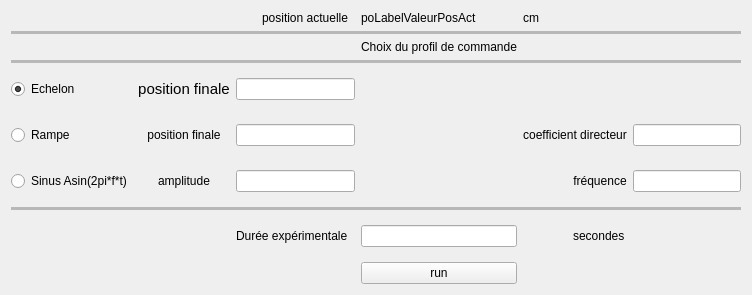
      <widget class="QWidget" name="positionTab">
       <property name="autoFillBackground">
        <bool>true</bool>
       </property>
       <attribute name="title">
        <string>Position</string>
       </attribute>
       <layout class="QGridLayout" name="gridLayout">
        <item row="5" column="8" colspan="2">
         <widget class="QLabel" name="label_8">
          <property name="text">
           <string>coefficient directeur</string>
          </property>
          <property name="alignment">
           <set>Qt::AlignCenter</set>
          </property>
         </widget>
        </item>
        <item row="6" column="9">
         <widget class="QLabel" name="label_7">
          <property name="text">
           <string>fréquence</string>
          </property>
          <property name="alignment">
           <set>Qt::AlignCenter</set>
          </property>
         </widget>
        </item>
        <item row="7" column="0" colspan="11">
         <widget class="Line" name="line_3">
          <property name="autoFillBackground">
           <bool>true</bool>
          </property>
          <property name="frameShadow">
           <enum>QFrame::Sunken</enum>
          </property>
          <property name="lineWidth">
           <number>0</number>
          </property>
          <property name="midLineWidth">
           <number>3</number>
          </property>
          <property name="orientation">
           <enum>Qt::Horizontal</enum>
          </property>
         </widget>
        </item>
        <item row="6" column="10">
         <widget class="QLineEdit" name="lineEditFreq_p">
          <property name="text">
           <string/>
          </property>
         </widget>
        </item>
        <item row="5" column="0" colspan="2">
         <widget class="QRadioButton" name="radioButtonRam_p">
          <property name="text">
           <string>Rampe</string>
          </property>
          <attribute name="buttonGroup">
           <string notr="true">buttonGroup_p</string>
          </attribute>
         </widget>
        </item>
        <item row="6" column="2">
         <widget class="QLabel" name="label_6">
          <property name="text">
           <string>amplitude</string>
          </property>
          <property name="alignment">
           <set>Qt::AlignCenter</set>
          </property>
         </widget>
        </item>
        <item row="5" column="2">
         <widget class="QLabel" name="label_5">
          <property name="text">
           <string>position finale</string>
          </property>
          <property name="alignment">
           <set>Qt::AlignCenter</set>
          </property>
         </widget>
        </item>
        <item row="5" column="10">
         <widget class="QLineEdit" name="lineEditCoefDir_p">
          <property name="text">
           <string/>
          </property>
         </widget>
        </item>
        <item row="8" column="9">
         <widget class="QLabel" name="label_14">
          <property name="text">
           <string>secondes</string>
          </property>
         </widget>
        </item>
        <item row="8" column="7">
         <widget class="QLineEdit" name="lineEditDur_p">
          <property name="text">
           <string/>
          </property>
         </widget>
        </item>
        <item row="1" column="0" colspan="11">
         <widget class="Line" name="line">
          <property name="autoFillBackground">
           <bool>true</bool>
          </property>
          <property name="frameShadow">
           <enum>QFrame::Sunken</enum>
          </property>
          <property name="lineWidth">
           <number>0</number>
          </property>
          <property name="midLineWidth">
           <number>3</number>
          </property>
          <property name="orientation">
           <enum>Qt::Horizontal</enum>
          </property>
         </widget>
        </item>
        <item row="8" column="10">
         <spacer name="verticalSpacer_4">
          <property name="orientation">
           <enum>Qt::Vertical</enum>
          </property>
          <property name="sizeType">
           <enum>QSizePolicy::Expanding</enum>
          </property>
          <property name="sizeHint" stdset="0">
           <size>
            <width>20</width>
            <height>40</height>
           </size>
          </property>
         </spacer>
        </item>
        <item row="5" column="7">
         <spacer name="verticalSpacer_2">
          <property name="orientation">
           <enum>Qt::Vertical</enum>
          </property>
          <property name="sizeHint" stdset="0">
           <size>
            <width>20</width>
            <height>40</height>
           </size>
          </property>
         </spacer>
        </item>
        <item row="4" column="7">
         <spacer name="verticalSpacer">
          <property name="orientation">
           <enum>Qt::Vertical</enum>
          </property>
          <property name="sizeHint" stdset="0">
           <size>
            <width>20</width>
            <height>40</height>
           </size>
          </property>
         </spacer>
        </item>
        <item row="2" column="7">
         <widget class="QLabel" name="label_2">
          <property name="text">
           <string>Choix du profil de commande</string>
          </property>
          <property name="alignment">
           <set>Qt::AlignCenter</set>
          </property>
         </widget>
        </item>
        <item row="6" column="7">
         <spacer name="verticalSpacer_3">
          <property name="orientation">
           <enum>Qt::Vertical</enum>
          </property>
          <property name="sizeHint" stdset="0">
           <size>
            <width>20</width>
            <height>40</height>
           </size>
          </property>
         </spacer>
        </item>
        <item row="3" column="0" colspan="11">
         <widget class="Line" name="line_2">
          <property name="autoFillBackground">
           <bool>true</bool>
          </property>
          <property name="frameShadow">
           <enum>QFrame::Sunken</enum>
          </property>
          <property name="lineWidth">
           <number>0</number>
          </property>
          <property name="midLineWidth">
           <number>3</number>
          </property>
          <property name="orientation">
           <enum>Qt::Horizontal</enum>
          </property>
         </widget>
        </item>
        <item row="9" column="7">
         <widget class="QPushButton" name="run_p">
          <property name="text">
           <string>run</string>
          </property>
         </widget>
        </item>
        <item row="4" column="3" colspan="4">
         <widget class="QLineEdit" name="lineEditPosFEch_p">
          <property name="text">
           <string/>
          </property>
         </widget>
        </item>
        <item row="0" column="8">
         <widget class="QLabel" name="label_3">
          <property name="text">
           <string>cm</string>
          </property>
         </widget>
        </item>
        <item row="0" column="5">
         <widget class="QLabel" name="label">
          <property name="text">
           <string>position actuelle</string>
          </property>
         </widget>
        </item>
        <item row="0" column="7">
         <widget class="QLabel" name="poLabelValeurPosAct_p">
          <property name="text">
           <string>poLabelValeurPosAct</string>
          </property>
         </widget>
        </item>
        <item row="5" column="3" colspan="4">
         <widget class="QLineEdit" name="lineEditPosFRam_p">
          <property name="text">
           <string/>
          </property>
         </widget>
        </item>
        <item row="6" column="3" colspan="4">
         <widget class="QLineEdit" name="lineEditAmp_p">
          <property name="text">
           <string/>
          </property>
         </widget>
        </item>
        <item row="4" column="2">
         <widget class="QLabel" name="label_4">
          <property name="font">
           <font>
            <pointsize>11</pointsize>
           </font>
          </property>
          <property name="text">
           <string>position finale</string>
          </property>
          <property name="alignment">
           <set>Qt::AlignCenter</set>
          </property>
         </widget>
        </item>
        <item row="4" column="0" colspan="2">
         <widget class="QRadioButton" name="radioButtonEch_p">
          <property name="text">
           <string>Echelon</string>
          </property>
          <property name="checked">
           <bool>true</bool>
          </property>
          <attribute name="buttonGroup">
           <string notr="true">buttonGroup_p</string>
          </attribute>
         </widget>
        </item>
        <item row="6" column="0" colspan="2">
         <widget class="QRadioButton" name="radioButtonSin_p">
          <property name="text">
           <string>Sinus Asin(2pi*f*t)</string>
          </property>
          <attribute name="buttonGroup">
           <string notr="true">buttonGroup_p</string>
          </attribute>
         </widget>
        </item>
        <item row="8" column="3" colspan="3">
         <widget class="QLabel" name="label_13">
          <property name="text">
           <string>Durée expérimentale</string>
          </property>
         </widget>
        </item>
       </layout>
      </widget>
